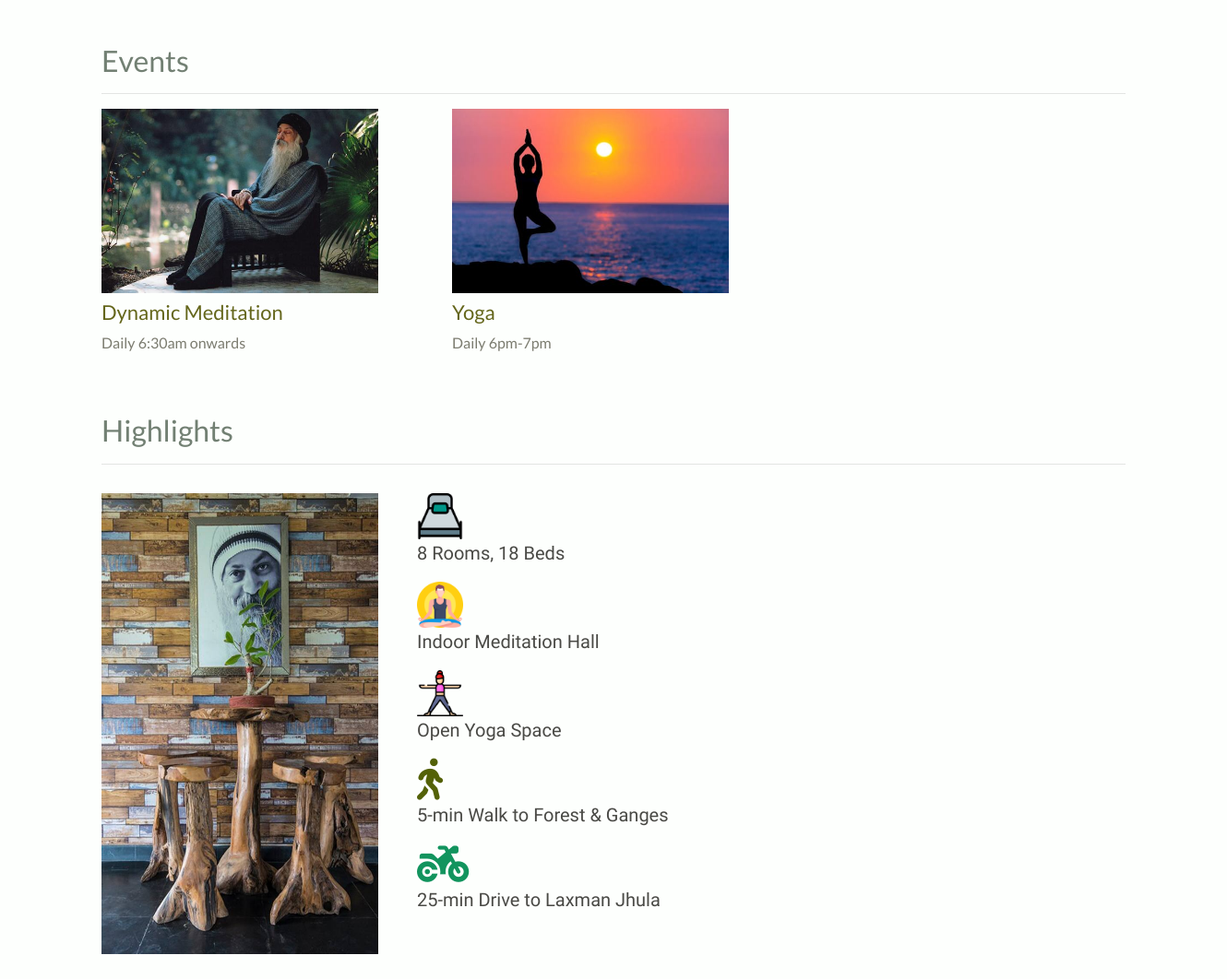
Before: / (lower part) with the older database file.
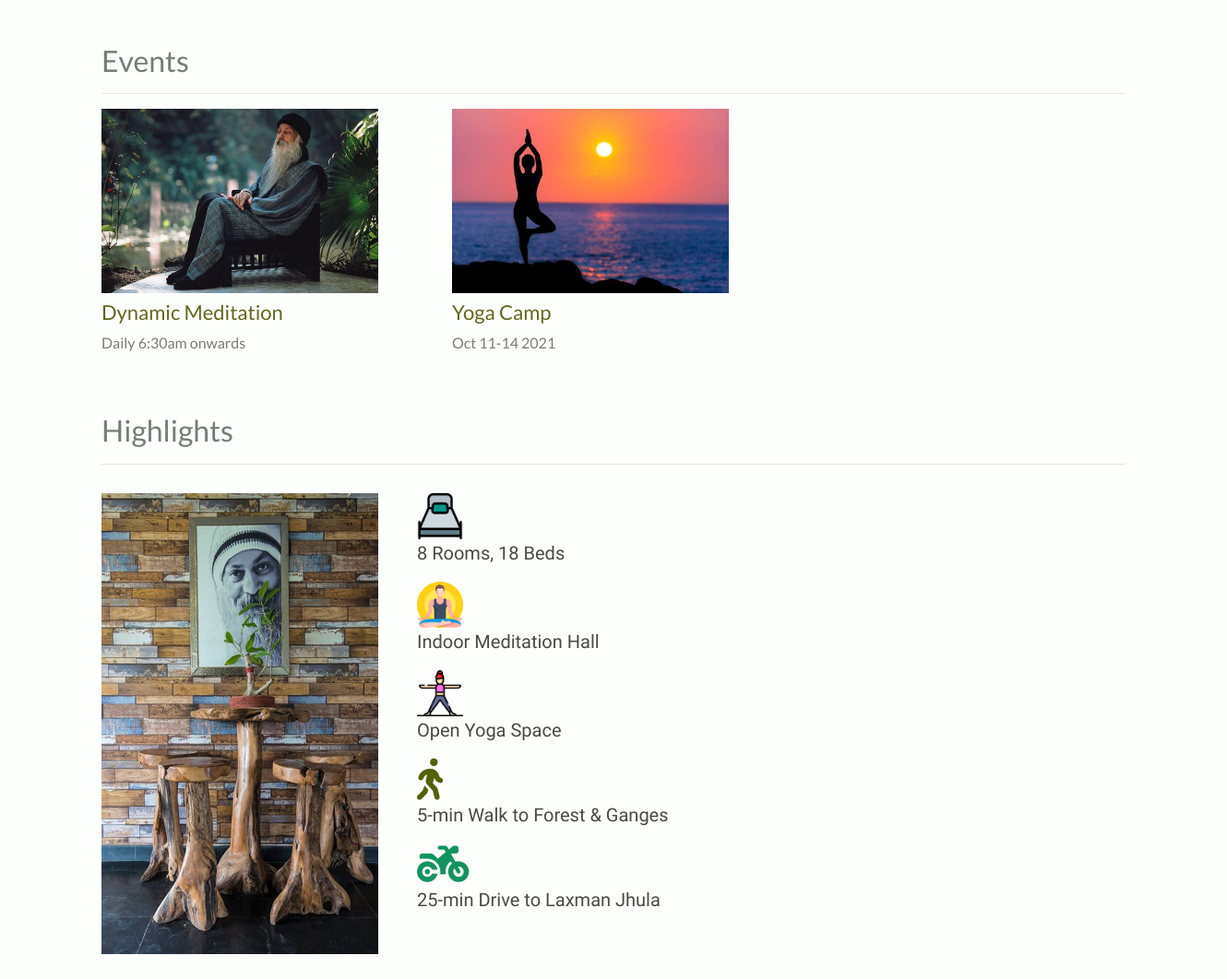
After: the same page with the newer database file.
### events/models.py (models this page shows, shortened)
class Event(models.Model):
    title = models.CharField(max_length=50)
    description = models.CharField(max_length=200)
    image = models.ImageField(upload_to='images')
    url = models.URLField(blank=True)

### events/views.py (the view)
# urls.py: 2. Add a URL to urlpatterns:  path('', views.home, name='home')
def home(request):
    events = Event.objects.all()
    return render(request,'home.html',{'events':events})

### events/templates/home.html (shortened to what this page needs)
{% extends "base.html" %}
{% load static %}
{% block content %}
<h2 style="color:rgb(114, 128, 115);font-size:32px;" class="mt-5">Events
</h2>
<hr>
<div class="row">
  {% for event in events %}
  <div class="col-lg-4 col-md-6">
    {% if event.url %}
    <a href="{{ event.url }}"  target="_blank">
      <img src="{{ event.image.url }}" class="img-fluidp mb-2" width=255 height=150 target="_blank">
    </a>
    {% else %}
    <img src="{{ event.image.url }}" class="img-fluidp mb-2" width=300 height=200>
    {% endif %}
    <h3 style="color:rgb(100, 102, 27);font-size:22px;" >{{ event.title }}</h3>
    <p style="color:rgb(124, 124, 112);font-size:16px;">{{ event.description }}</p>
  </div>
  {% endfor %}
</div>
<h2 style="color:rgb(114, 128, 115);font-size:32px;" class="mt-5">Highlights</h2>
<hr>
<div class="row" style="box-sizing: border-box;">
  <div class="column" style="float: left; width: 30%; padding: 15px;">
    <img src="{% static 'Aboutus1.jpg' %}" style="float: center;" width=300 height=500>
  </div>
  <div class="column" style="float: left; width: 70%; padding: 15px; font-size:20px; margin-bottom:45px;">
    <img src="{% static 'bed.png' %}" style="float: center;" title = "single-beds" width=50 height=50><p style="color:rgb(73, 73, 69); font-family: 'Yantramanav'; white-space: nowrap;"><nobr> 8 Rooms, 18 Beds </nobr></p>
    <img src="{% static 'meditation.png' %}" title = "meditation" style="float: center;" width=50 height=50><p style="color:rgb(73, 73, 69);font-family: 'Yantramanav';"> Indoor Meditation Hall </p>
    <img src="{% static 'Yoga.png' %}" style="float: center;" title = "yoga" width=50 height=50> <p style="color:rgb(73, 73, 69); font-family: 'Yantramanav';"> Open Yoga Space </p>
    <i class="fas fa-walking" style='font-size:45px;color:rgb(83, 97, 7)'></i><p style="color:rgb(73, 73, 69); font-family: 'Yantramanav';"> 5-min Walk to Forest & Ganges</p>
    <i class="fas fa-motorcycle" style='font-size:45px;color:rgb(18, 148, 94)'></i><p style="color:rgb(73, 73, 69); font-family: 'Yantramanav';"> 25-min Drive to Laxman Jhula</p>
  </div>
{% endblock %}

### events/templates/base.html (shortened to what this page needs)
{% load static %}
<!doctype html>
<html lang="en">
<head>
  <link rel="stylesheet" href="https://stackpath.bootstrapcdn.com/bootstrap/4.4.1/css/bootstrap.min.css">
  <link rel="stylesheet" href="{% static "custom.css" %}">
</head>
<body>
  <div class="container">
    {% block content %}{% endblock %}
  </div>
</body>
</html>

### events/static/custom.css (style rules this page uses)
body { font-family: 'Lato', sans-serif; background-color: rgb(253, 255, 253); }

Changed rows visible on the page:
changed Event: title "Yoga" → "Yoga Camp"; description "Daily 6pm-7pm" → "Oct 11-14 2021"
